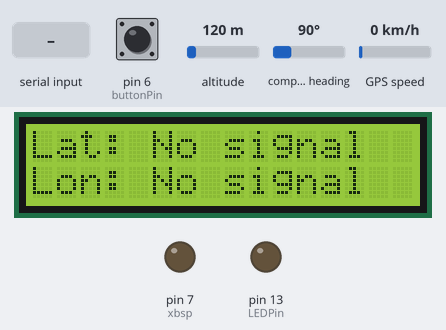
Simulated run of this sketch. Board: Arduino Leonardo, built with avr-gcc and run on an emulated ATmega32U4. On the bench: 16×2 character LCD, output pins drawn as LEDs (lit = HIGH). Inputs (shaded band) come from the test bench; at power-on: pin 6 (buttonPin) LOW, altitude 120 m, compass heading 90°, GPS speed 0 km/h. The GPS gets a fix after 3 s at 37.7749, -122.4194 with 8 satellites; what the sketch prints to the serial monitor is not drawn.

Above: at 1.2 s.
1.3 s: pin 6 (buttonPin) pulled HIGH for 1 s
At 4.2 s:
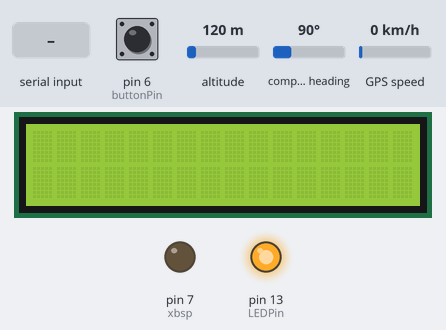
4.6 s: "30,150\n" received over Serial
At 6.1 s:
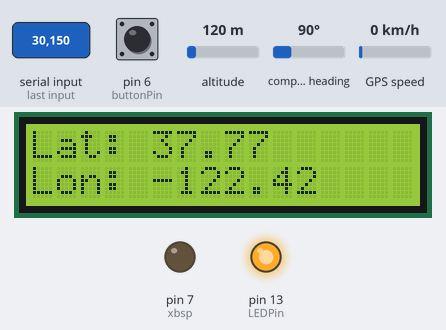
6.6 s: "3\n" received over Serial
10.8 s: pin 6 (buttonPin) pulled HIGH for 3.2 s
Timing chart, 0 to 13.8 s (numbered marks = the images above; inputs shaded):
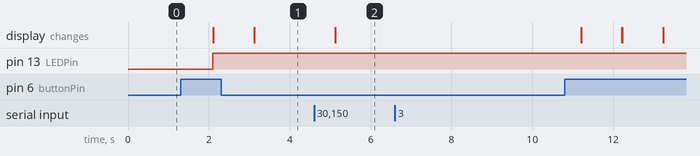

The sketch:

SRA_program_2.ino
```cpp
/**
 * This program gets the GPS coordinates from a button press
 */
/*
 Not all pins on the Leonardo support change interrupts,
 so only the following can be used for RX:
 8, 9, 10, 11, 14 (MISO), 15 (SCK), 16 (MOSI).

 Currently free pins: 7, 10
 */
 #include <SoftwareSerial.h>
#include <SoftwareSerial.h>
#include <LiquidCrystal.h>
#include <TinyGPS.h>
#include <SoftwareSerial.h>

static void smartdelay(unsigned long ms);
static void print_float(float val, float invalid, int len, int prec, String infront);
static void print_int(unsigned long val, unsigned long invalid, int len);
static void print_date(TinyGPS &gps);
static void print_str(const char *str, int len);
static float return_float(float val, float invalid, int len, int prec);

TinyGPS gps;
//{"$PMTK161,0*28\x0D\x0A"}; GPS command to set to standby mode. Any byte sent after will wake it up
//

// software serial for xbee: RX = digital pin 8, TX = digital pin 9
//Space for globals
SoftwareSerial portGPS(8, 9);
LiquidCrystal lcd(12, 11, 5, 4, 3, 2);
//int GPSPowerPin = --;
// RadPowerPin = 10;
float flat, flon;
unsigned long age, date, time, chars = 0;

//These are constants that will be used with the timer to say when it should set things off
unsigned long lastCheckTm = 0;//used to keep track of the last tine we did a full check in
unsigned long currCheckTm = 0;
unsigned long lastFindTm = 0;//used to keep track of the last tine we just got GPS to give to user
unsigned long currFindTm = 0;
unsigned long lastInterval = 0;
int checkInTotal = 0; //used to keep track of the total number of times we check in
int findTotal = 0;//used to keep track of the total times we just got a signal
boolean isGPSOn = true;//is the GPS on
boolean isLCDOn = true;//is the LCD on
boolean isRadOn = true;//is the radio on
//boolean flags that keep track of which functions are running
boolean enProt1F = false;
boolean enProt2F = false;
int buttonPin = 6;// pin for the button
//These are the globals for protocal 1
int p1Counter = 0;
String ID = "000001";
int buttonState = 0;
int LEDPin = 13;
int xbsp = 7;

void setup()
{
  Serial.begin(9600);//Communication for the
  Serial1.begin(9600);//this is the communication port for the XBee
  portGPS.begin(57600);
  lcd.begin(16, 2);
 // portGPS.print("$PMTK104*37"); //code for resetting the GPS
 pinMode(buttonPin, INPUT);
 pinMode(LEDPin, OUTPUT);
 pinMode(xbsp, OUTPUT);
 digitalWrite(xbsp, LOW);
}

void loop()
{
   buttonState = digitalRead(buttonPin);
  if (buttonState == HIGH)
  {
    enProtocal1(0);
    digitalWrite(LEDPin, HIGH);
  }
    checkIn();
    checkPower();//check out power consumption

    /**
    * Commands:
    * 1. Get currCheckTm
    * 2. get lastCheckTm
    * 3. Activate protocol 1. if its on, it will turn off
    */
    int compInput = readASCII();
    if(compInput == 1)
    {
      Serial.println(currCheckTm);
    }
    else if(compInput == 2)
    {
      Serial.println(lastCheckTm);
    }
    else if(compInput == 3)
    {
      Serial.println("Protocl 1");
      enProtocal1(0);
    }


  // check if the pushbutton is pressed.
  // if it is, the buttonState is HIGH:

}
/**
*This will read information from the computer
*and returnt that information as an ASCII character
*/
int readASCII()
{
  int incomingByte = 0;
  int testByte = 0;
          // send data only when you receive data:
        if (Serial.available() > 0) {
                // read the incoming byte:
                incomingByte = Serial.read();
                testByte = incomingByte - 48;
                // say what you got:
                Serial.print("I received: ");
                Serial.println(testByte, DEC);
        }
        return testByte;
}
/*
 * Prints out the float value to a connected
 * computer or the LCD screen. Performs some checks including
 * if the input was valid or not
 */
static void print_float(float val, float invalid, int len, int prec, String infront)
{
  lcd.print(infront + " ");
  if (val == invalid)
  {
    while (len-- > 1)
    {
      Serial.print('*');
    }
    lcd.print("No signal");
    Serial.print(' ');
  }
  else
  {
    Serial.print(val, prec);
    lcd.print(val);
    int vi = abs((int)val);
    int flen = prec + (val < 0.0 ? 2 : 1); // . and -
    flen += vi >= 1000 ? 4 : vi >= 100 ? 3 : vi >= 10 ? 2 : 1;
    for (int i=flen; i<len; ++i)
      Serial.print(' ');
  }
  smartdelay(0);
}
/**
 * Similar to print_float except that it will simply return the value
 * read
 */
static float return_float(float val, float invalid, int len, int prec)
{
  if (val == invalid)
  {
    while (len-- > 1)
    {
  //    Serial.print('*');
    }
  //  Serial.print(' ');
    return -1;
  }
  else
  {
    int vi = abs((int)val);
    int flen = prec + (val < 0.0 ? 2 : 1); // . and -
    flen += vi >= 1000 ? 4 : vi >= 100 ? 3 : vi >= 10 ? 2 : 1;
    for (int i=flen; i<len; ++i)
    {
      //Serial.print(' ');
    }
    return val;
  }
  smartdelay(0);
  return -1;
}
/**
 * Prints out gps information in int form
 */
static void print_int(unsigned long val, unsigned long invalid, int len)
{
  char sz[32];
  if (val == invalid)
    strcpy(sz, "*******");
  else
    sprintf(sz, "%ld", val);
  sz[len] = 0;
  for (int i=strlen(sz); i<len; ++i)
    sz[i] = ' ';
  if (len > 0)
    sz[len-1] = ' ';
  Serial.print(sz);
  smartdelay(0);
}

/**
 * Proints out the GPS information in string form
 */
static void print_str(const char *str, int len)
{
  int slen = strlen(str);
  for (int i=0; i<len; ++i)
    Serial.print(i<slen ? str[i] : ' ');
  smartdelay(0);
}
/**
 * A better delay system more talored
 * for the GPS.
 */
static void smartdelay(unsigned long ms)
{
  unsigned long start = millis();
  portGPS.listen();
  do
  {
    while (portGPS.available())
      gps.encode(portGPS.read());
  } while (millis() - start < ms);
}
/**
 * This will display coordinate information onto the screen
 */
void disCoor()
{
  gps.f_get_position(&flat, &flon, &age);//get gps coordinates
  lcd.clear();
  lcd.setCursor(0, 0);//start at the top
  print_float(flat, TinyGPS::GPS_INVALID_F_ANGLE, 10, 6, "Lat:");//print to USB and screen
  lcd.setCursor(0,1);//start at the bottom
  print_float(flon, TinyGPS::GPS_INVALID_F_ANGLE, 11, 6, "Lon:");//print again
  smartdelay(1000);
}
/**
 * Sends the information through the xbee
 */
void sendCoor()
{
  String delim = "*";
  String message = "NO MESSAGE IS HERE AT THIS TIME";
  float tlat = return_float(flat, TinyGPS::GPS_INVALID_F_ANGLE, 11, 6);//get the lon
  float tlon = return_float(flon, TinyGPS::GPS_INVALID_F_ANGLE, 10, 6);//get the lat
  //lets test and see if we got back actual inforamtion or not
  if((tlat != -1) && (tlon != -1))
  {
    message = "lat:"+ (String)tlat + delim + "lon:" + (String)tlon;
   // Serial.println(message);
  }
  //no matter what lets add the id number to the front of the message
  message = ID + delim + message + "&";
  Serial.println(message);
  Serial1.print(message);
}

/**
 * This will display the information to the LCD screen
 * and send tht information through the radio
 */
 void checkIn()
 {
    disCoor();
    sendCoor();
    currCheckTm = millis();
    Serial.println(currCheckTm);//DEB
 }
/**
 * This will only get the GPS location and
 * display that information to the user
 */
void simpleFind()
{
  disCoor();
  currFindTm = millis();
}
/**
 * If we received a signal then lets do something with it
 */
void recSig()
{
  String sigRaw;

  //are we getting a signal?
//  if(comSerial.available())
//  {
//    sigRaw = comSerial.read();
//    //now process the information
//    //lets check and see who sent this
//    if(sigRaw.substring(0, 2) == "FD")
//    {
//      //field device sent this
//    }
//    else if(sigRaw.substring(0, 2) == "HB")
//    {
//      //The home base sent this out, so might be important!!
//    }
    /*
     * Signal code:
     *    HB - 001 - 344 - 'found it' - $
     * What type - ID of who sent - ID of who its for - message - End code
     */
    /**
     * Steps:
     * 1. get who sent it by taking the first two letters and see what we got
     * 2. After we then need to check the last variable and see if its an end code
     * 2A. if there is no end code than we didnt get the full message
     * 2Ai. If home base send back message saying we didnt get it
     * 3. If there is an end code we got the full message! so read it
     * 4. The 6th letter is the start of who its for so read
     * 4A. if not for us then ignore
     *
     */
//  }
}
/**
 * This is called at the loop and checks the power consumption to see if
 * we need to take power saving actions
 */
void checkPower()
{
  //These are times when we will activate specific power saving functions
  checkpwCT();

  //lets check when we last only found the GPS signal
  checkpwFT();
}
/**
 * Does all the logic to determine which protocal would be
 * the best protocal
 */
void checkpwCT()
{
  unsigned long interval = 0;
  unsigned long pwRateB = 0;
  unsigned long pwRateC = 0;
  unsigned long varianceP1 = 30;


  //lets check when we last checked in

  interval = currCheckTm - lastCheckTm;//how long has it been since we last checked in?
  /**
  *We have to add the last time we checked in and the current time together then see
  *if they are within a threshold of say 5 minutes. This means that if the last and current
  *check in both happened x minutes apart, +/- 5 extra minutes, then we will count it
  *towards using protocal 1
  */
  if((lastInterval + interval) > 30 && //floor
    (lastInterval + interval) < 60) //cieling
  {
    p1Counter = p1Counter + 1;
    if(p1Counter == 3)//if we checked in 3 times within threshold
    {
      enProtocal1(interval);//activate the protocal and go with the floor
    }
  }
  else
  {
    p1Counter = p1Counter -1;
    if(p1Counter < 0)
    {
      p1Counter = 0;
    }
  }
  lastInterval = interval;
}
/**
 * Only does logic for when we only got the GPS
 * for the user
 */
void checkpwFT()
{

}
/**
 * This will set all the flags for the
 * energy protocals to false
 */
void defFlags()
{

}

/**
 * Protocal 1 will deal with regular check ins.
 * It will shut down all parts, and then turn them on
 * 5 minutes before we want to use them
 */
int enProtocal1(unsigned long interval)
{
  //is this already on?
  if(enProt1F)
  {
    enProt1F = false;
    lcd.display();//turn lcd on
    portGPS.print("w");
   // digitalWrite(xbsp, LOW);
    return 1;
  }
  else
  {
    //we need to shut off the GPS, radio, and LCD screen.
    //turn off LCD
    lcd.noDisplay();
    //set GPS to low power mode
    portGPS.print("{\"$PMTK161,0*28\x0D\x0A\"}");
    //set the radio to sleep
    //digitalWrite(xbsp, HIGH);

    //Set GPS to periodic standby
    enProt1F = true;
    return 0;
  }
}
/**
 *
 */
int enProtocal2()
{

}
```

Measured:
- after the input at 1.3 s, pin 13 (LEDPin): LOW → HIGH after 0.80 s; the display: first changes after 0.81 s (image 1 shows a later state)
- after the input at 4.6 s, the display: changes after 0.53 s (image 2)
- after the input at 6.6 s, every drawn part: stays the same
